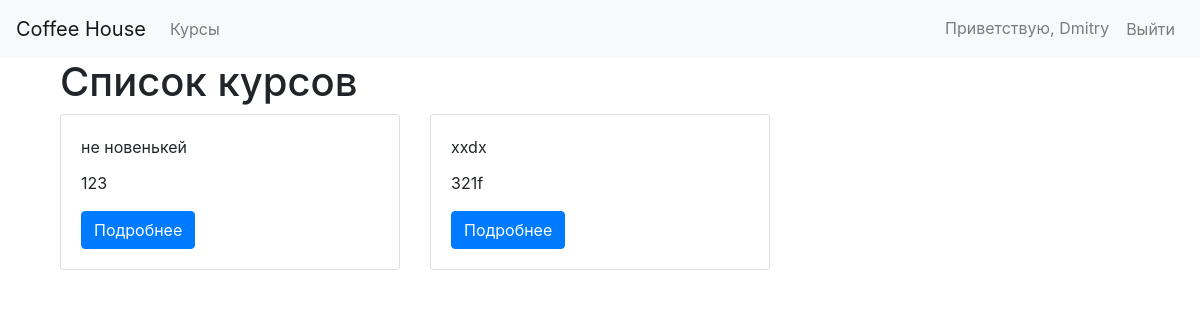
Before: /courses/ (signed in) with the older database file.
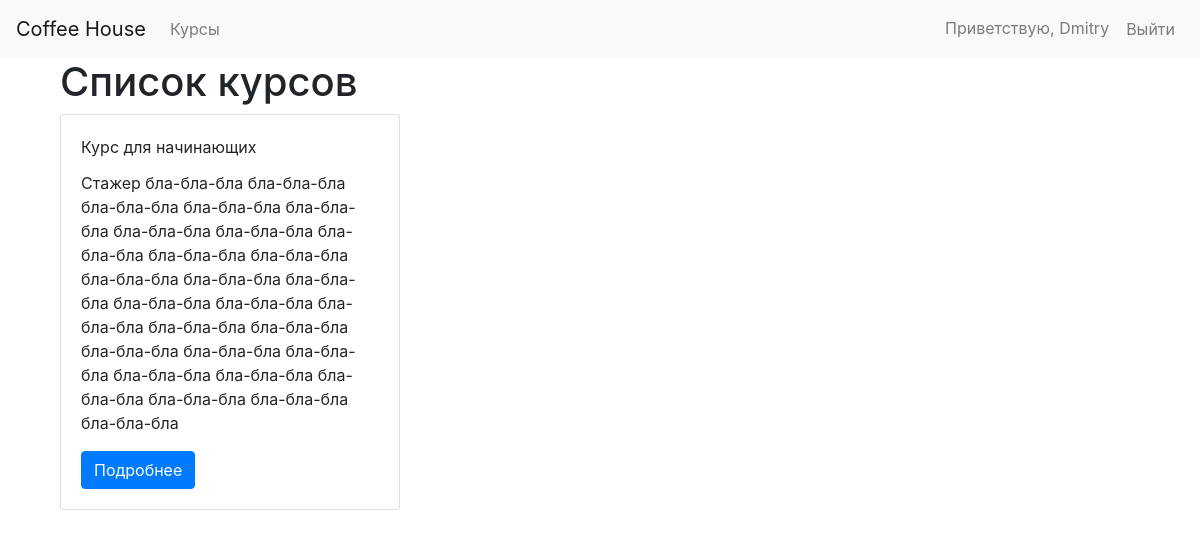
After: the same page with the newer database file.
### courses/models.py (models this page shows, shortened)
class Course(models.Model):
    title = models.CharField(max_length=100)
    description = models.TextField()
    role = models.CharField(max_length=20, choices=ROLE_CHOICES)
    video_url = models.URLField(blank=True)
    course_slug = models.SlugField(unique=True, max_length=100, default='')
    users = models.ManyToManyField(UserProfile, through='LearningProgress')
    @property
    def role_hierarchy(self):
        return ROLE_HIERARCHY[self.role]

### courses/views.py (the view)
# urls.py: path('', views.course_list, name='courses'),
@login_required
def course_list(request):
    user_profile = getattr(request.user, 'userprofile', None)
    available_courses = get_available_courses(user_profile)
    return render(request, 'courses/courses.html',
                  {'courses': available_courses, 'user_profile': user_profile})

### courses/views.py (called while the page is built)
def get_available_courses(user_profile):
    courses = Course.objects.all()
    available_courses = []
    for course in courses:
        if user_profile and user_profile.role in course.role_hierarchy:
            available_courses.append(course)
    return available_courses

### templates/courses/courses.html (shortened to what this page needs)
{% extends 'base.html' %}
{% load static %}
{% block content %}
<div class="container">
    <h1>Список курсов</h1>
    {% if user.is_authenticated %}
    <div class="row">
        {% for course in courses %}
        <div class="col-md-4">
            <div class="card mb-4">
                <div class="card-body">
                    {{ course.title }}
                    <p class="card-text">{{ course.description }}</p>
                    <a href="{% url 'course_detail' course.course_slug %}" class="btn btn-primary">Подробнее</a>
                </div>
            </div>
        </div>
        {% empty %}
        <p>Нет доступных курсов</p>
        {% endfor %}
    </div>
    {% else %}
    <p>Вы должны <a href="{% url 'login' %}">войти</a> или
        <a href="{% url 'register' %}">зарегистрироваться</a>, чтобы увидеть доступные курсы.</p>
    {% endif %}
</div>
{% endblock %}

Changed rows visible on the page:
removed Course: title "не новенькей", description "123"
removed Course: title "xxdx", description "321f"
added Course: title "Курс для начинающих", description "Стажер бла-бла-бла бла-бла-бла бла-бла-бла бла-бла-бла бла-бла-бла бла-бла-бла бла-бла-бла бла-бла-бла бла-бла-бла бла-бла-бла бла-бла-бла бла-бла-бла бла-бла-бла бла-бла-бла бла-бла-бла бла-бла-бла бла-бла-бла бла-бла-бла бла-бла-бла бла-бла-бла бла-бла-бла бла-бла-бла бла-бла-бла бла-бла-бла бла-бла-бла бла-бла-бла бла-бла-бла"
